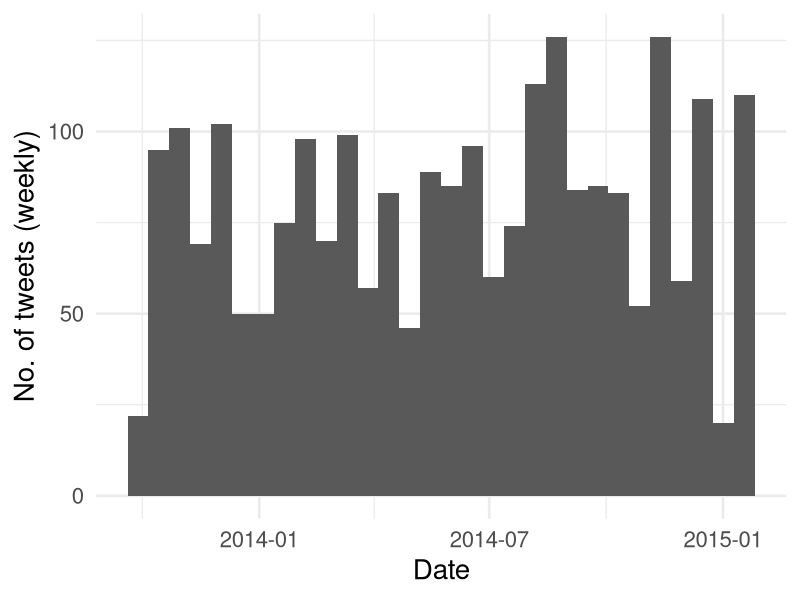
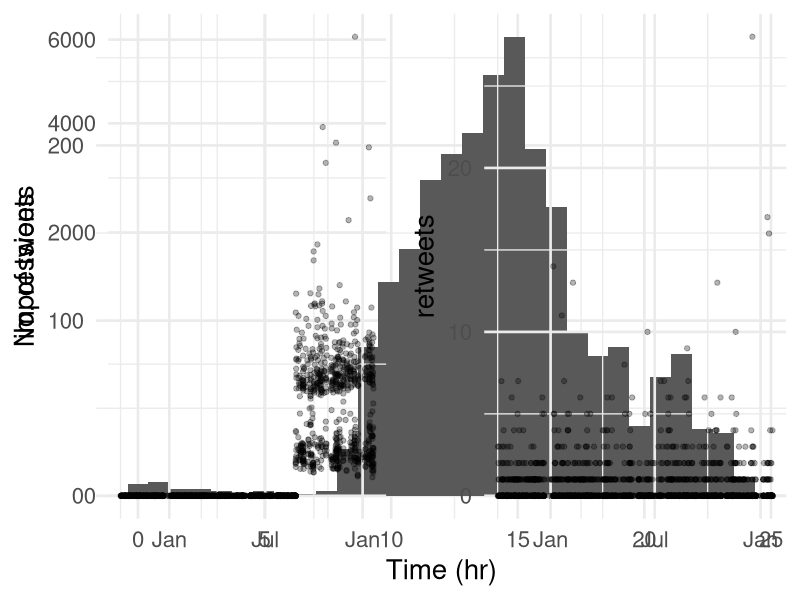
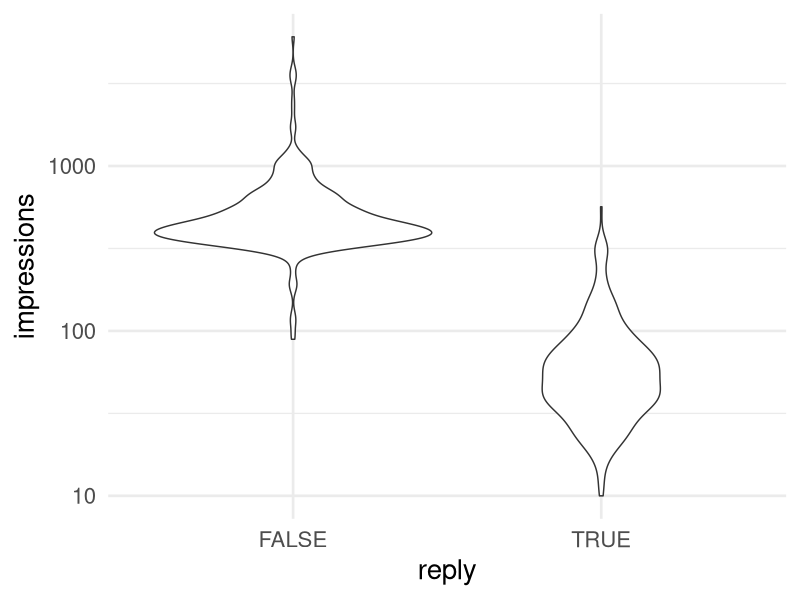
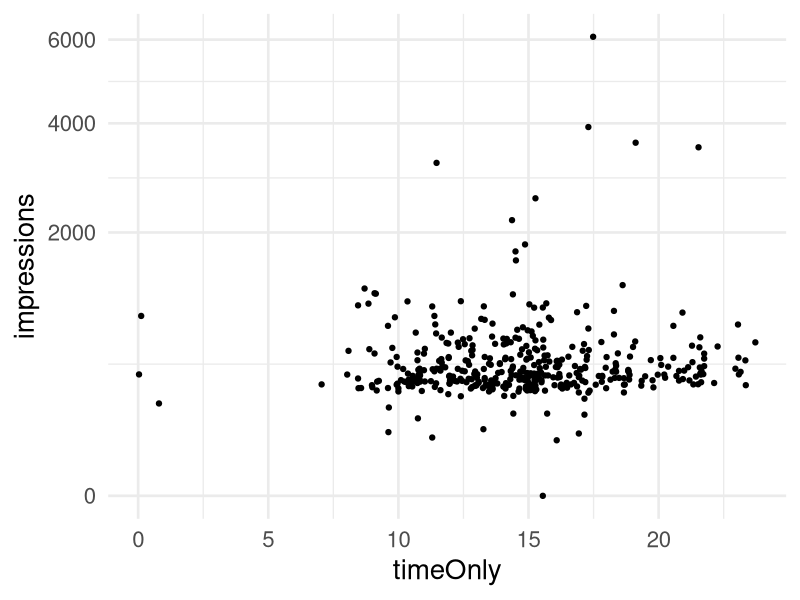
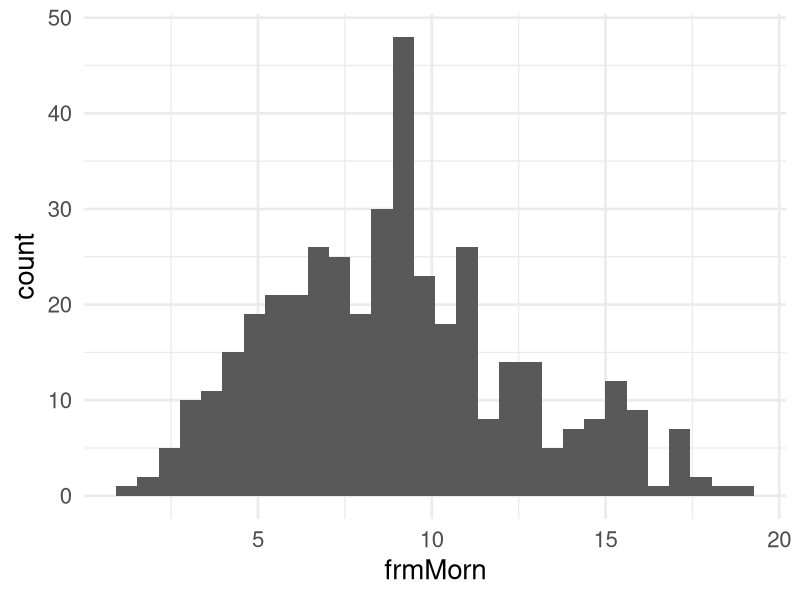
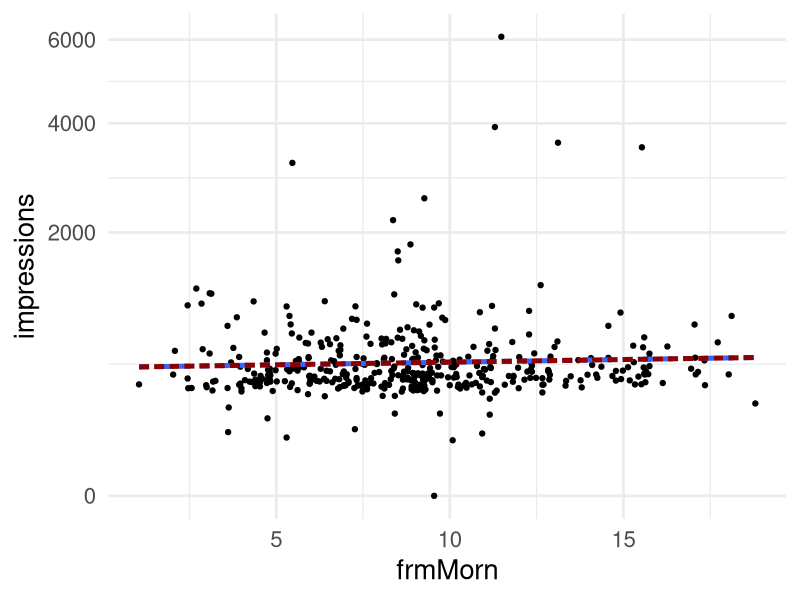
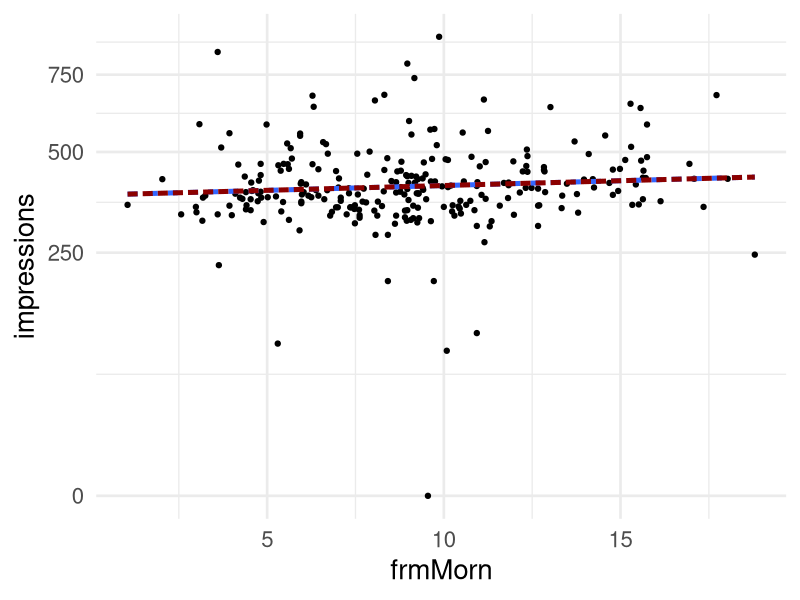
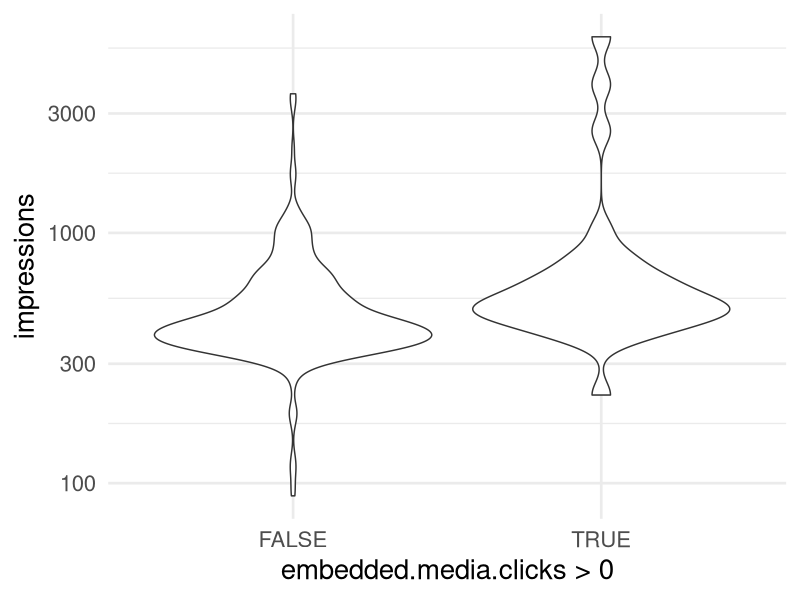

The R source for these figures, in order:
## ---- chunk 1
library(ggplot2)
library(reshape2)
library(dplyr)
library(magrittr)
library(lubridate)
library(grid)
library(scales)
## ---- chunk 2
setwd('~/Dropbox/Documents/statsforbios/twitterData')
d <- read.csv('tweet_activity_metrics0121.csv', stringsAsFactors = FALSE)

dim(d)
names(d)
## ---- chunk 3
theme_set(theme_minimal(base_size = 20))

## ---- chunk 4
d$time %<>% as.POSIXct
ggplot(d, aes(x = time)) +
  geom_histogram(bin = 7*24*60*60) +
  ylab('No. of tweets (weekly)') +
  xlab('Date')
## ---- chunk 5
d$timeOnly <- hour(d$time) + minute(d$time)/60

ggplot(d, aes(x = timeOnly)) + 
  geom_histogram() +
  ylab('No. of tweets') +
  xlab('Time (hr)')
## ---- chunk 6
imprPlot <- ggplot(d, aes(x = time, y = impressions)) +
  geom_point(alpha = 0.3) +
  scale_y_sqrt() +
  scale_x_datetime("", labels = date_format("%b"))

rtPlot <- ggplot(d, aes(x = time, y = retweets)) + 
  geom_point(alpha = 0.3) +
  scale_x_datetime("", labels = date_format("%b"))

pushViewport(viewport(layout = grid.layout(1, 2)))
print(imprPlot, vp = viewport(layout.pos.row = 1, layout.pos.col = 1))
print(rtPlot, vp = viewport(layout.pos.row = 1, layout.pos.col = 2))

## ---- chunk 7
d %<>% filter(., time > 1409150040)
## ---- chunk 8
d$reply <- factor(substring(d$Tweet.text, 1, 1) == '@')

ggplot(d, aes(y = impressions, x = reply)) +
  geom_violin() +
  scale_y_log10()
## ---- chunk 9
d %<>% filter(reply == FALSE)
## ---- chunk 10
lm(d$impressions ~ d$timeOnly) %>% summary

ggplot(d, aes(x = timeOnly, y = impressions)) +
  geom_point() +
  scale_y_sqrt()

## ---- chunk 11
d$frmMorn <- d$timeOnly - 6
d$frmMorn[d$frmMorn < 0] <- d$frmMorn[d$frmMorn < 0] + 24 

ggplot(d, aes(x = frmMorn)) + 
  geom_histogram()

ggplot(d, aes(x = frmMorn, y = impressions)) +
  geom_point() +
  scale_y_sqrt() +
  stat_smooth(method = 'lm', se = FALSE, size = 1.7, linetype = '22') + 
  stat_smooth(method = 'glm', family = 'quasipoisson', colour = 'red4', se = FALSE, size = 1.7, linetype = '21')


lm(d$impressions ~ d$frmMorn) %>% summary
glm(d$impressions ~ d$frmMorn, family = 'quasipoisson') %>% summary
## ---- chunk 12
rmRT <- d %>% filter(retweets == 0)


ggplot(rmRT, aes(x = frmMorn, y = impressions)) +
  geom_point() +
  scale_y_sqrt() +
  stat_smooth(method = 'lm', se = FALSE, size = 1.7, linetype = '22') + 
  stat_smooth(method = 'glm', family = 'quasipoisson', colour = 'red4', se = FALSE, size = 1.7, linetype = '21')


lm(rmRT$impressions ~ rmRT$frmMorn) %>% summary
glm(rmRT$impressions ~ rmRT$frmMorn, family = 'quasipoisson') %>% summary

## ---- chunk 13

ggplot(d, aes(x = embedded.media.clicks > 0, y = impressions)) +
  geom_violin() +
  scale_y_log10()

glm(d$impressions ~ (d$embedded.media.clicks > 0), family='quasipoisson') %>% summary
## ---- chunk 14
ggplot(d, aes(x = grepl('#rstats', d$Tweet.text), y = impressions)) + 
  geom_violin() + 
  scale_y_log10() +
  xlab('#rstats')

glm(d$impressions ~ (grepl('#rstats', d$Tweet.text)), family='quasipoisson') %>% summary

ggplot(d, aes(x = grepl('#dataviz', d$Tweet.text), y = impressions)) + 
  geom_violin() + 
  scale_y_log10() +
  xlab('#dataviz')

glm(d$impressions ~ (grepl('#dataviz', d$Tweet.text)), family='quasipoisson') %>% summary
